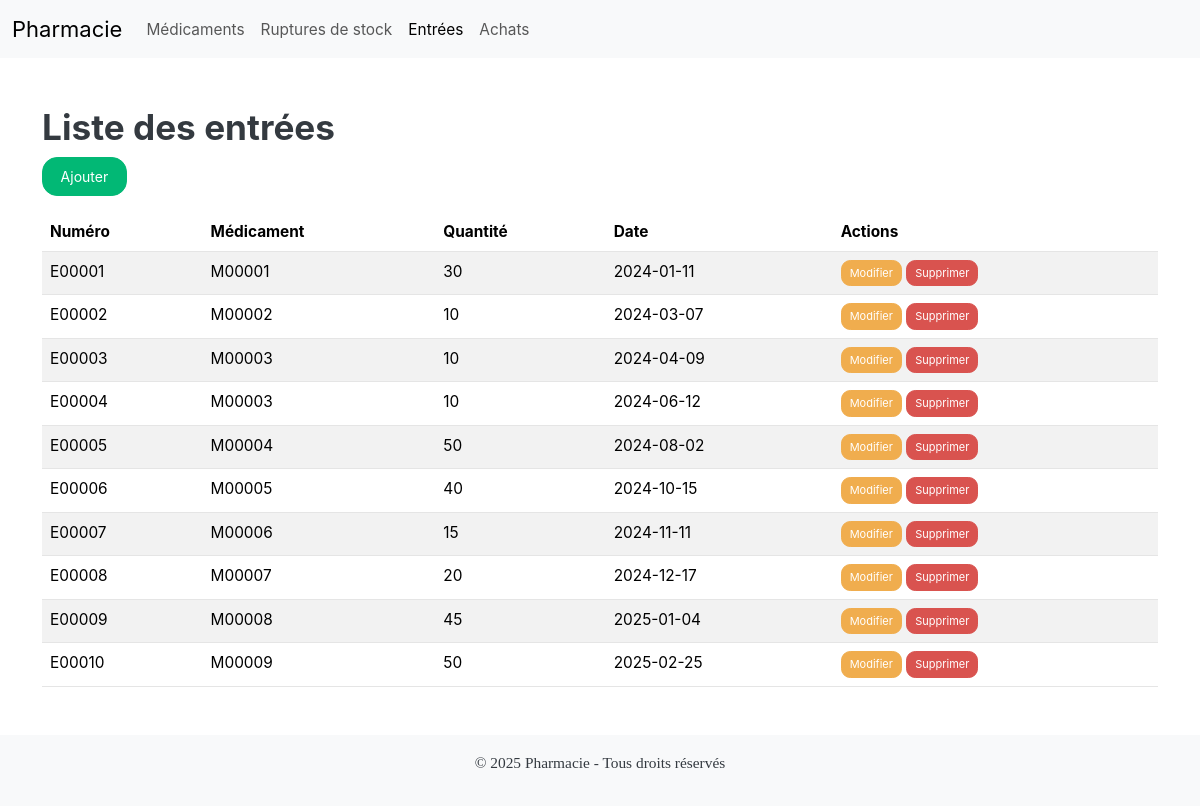
/index.php?controller=entree, run on the app's committed database.
### tables this page shows
CREATE TABLE `entree` (
  `numEntree` varchar(10) NOT NULL,
  `numMedoc` varchar(10) DEFAULT NULL,
  `stockEntree` int(11) DEFAULT NULL,
  `dateEntree` date DEFAULT NULL
);

### controllers/EntreeController.php (called while the page is built, shortened)
<?php
class EntreeController {
    private $model;
    public function __construct($db) {
        $this->model = new Entree($db);
    }
    public function index() {
        $stmt = $this->model->read();
        include_once 'views/entree/list.php';
    }
}
?>

### models/Entree.php (called while the page is built, shortened)
<?php
class Entree {
    private $conn;
    private $table = "ENTREE";
    public function __construct($db) {
        $this->conn = $db;
    }
    public function read() {
        $query = "SELECT * FROM " . $this->table;
        $stmt = $this->conn->prepare($query);
        $stmt->execute();
        return $stmt;
    }
}
?>

### views/entree/list.php (the view)
<?php include_once 'header.php'; ?>
<h2>Liste des entrées</h2>
<a href="index.php?controller=entree&action=create" class="btn btn-success mb-3">Ajouter</a>
<table class="table table-striped">
    <thead>
        <tr>
            <th>Numéro</th>
            <th>Médicament</th>
            <th>Quantité</th>
            <th>Date</th>
            <th>Actions</th>
        </tr>
    </thead>
    <tbody>
        <?php if ($stmt->rowCount() > 0) { ?>
            <?php while ($row = $stmt->fetch(PDO::FETCH_ASSOC)) { ?>
                <tr>
                    <td><?php echo $row['numEntree']; ?></td>
                    <td><?php echo $row['numMedoc']; ?></td>
                    <td><?php echo $row['stockEntree']; ?></td>
                    <td><?php echo $row['dateEntree']; ?></td>
                    <td>
                        <a href="index.php?controller=entree&action=edit&numEntree=<?php echo $row['numEntree']; ?>" class="btn btn-warning btn-sm">Modifier</a>
                        <a href="index.php?controller=entree&action=delete&numEntree=<?php echo $row['numEntree']; ?>" class="btn btn-danger btn-sm" onclick="return confirm('Confirmer la suppression ?');">Supprimer</a>
                    </td>
                </tr>
            <?php } ?>
        <?php } else { ?>
            <tr><td colspan="5">Aucune entrée trouvée.</td></tr>
        <?php } ?>
    </tbody>
</table>
<?php include_once 'footer.php'; ?>

### data on the page
entree: numEntree "E00001", numMedoc "M00001", stockEntree "30", dateEntree "2024-01-11"
entree: numEntree "E00002", numMedoc "M00002", stockEntree "10", dateEntree "2024-03-07"
entree: numEntree "E00003", numMedoc "M00003", stockEntree "10", dateEntree "2024-04-09"
entree: numEntree "E00004", numMedoc "M00003", stockEntree "10", dateEntree "2024-06-12"
entree: numEntree "E00005", numMedoc "M00004", stockEntree "50", dateEntree "2024-08-02"
entree: numEntree "E00006", numMedoc "M00005", stockEntree "40", dateEntree "2024-10-15"
entree: numEntree "E00007", numMedoc "M00006", stockEntree "15", dateEntree "2024-11-11"
entree: numEntree "E00008", numMedoc "M00007", stockEntree "20", dateEntree "2024-12-17"
entree: numEntree "E00009", numMedoc "M00008", stockEntree "45", dateEntree "2025-01-04"
entree: numEntree "E00010", numMedoc "M00009", stockEntree "50", dateEntree "2025-02-25"
